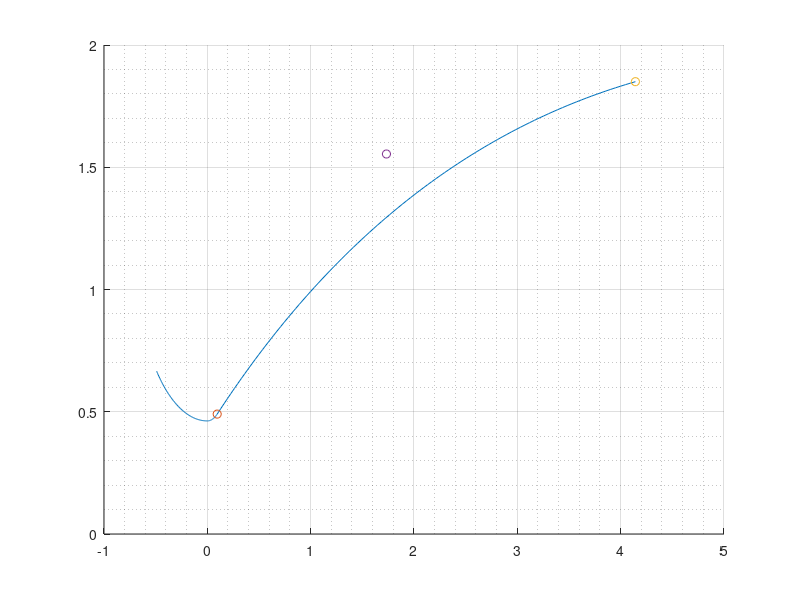
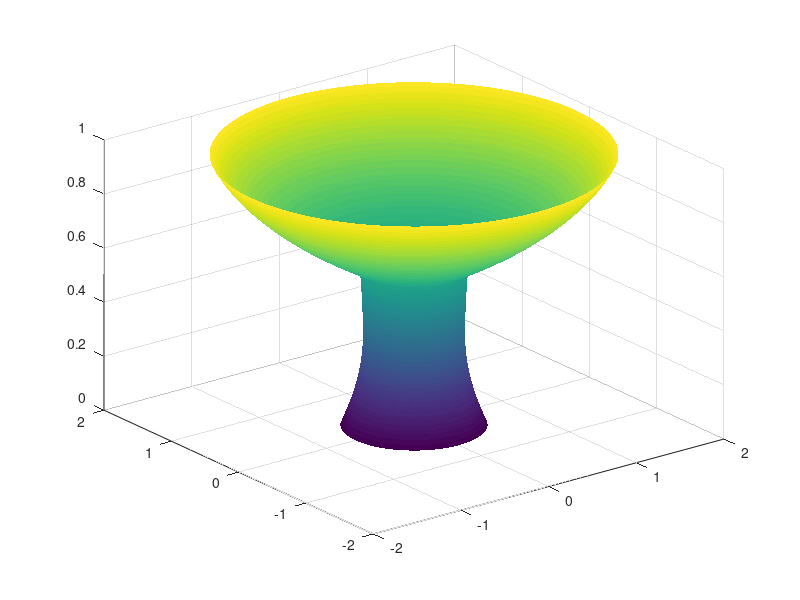
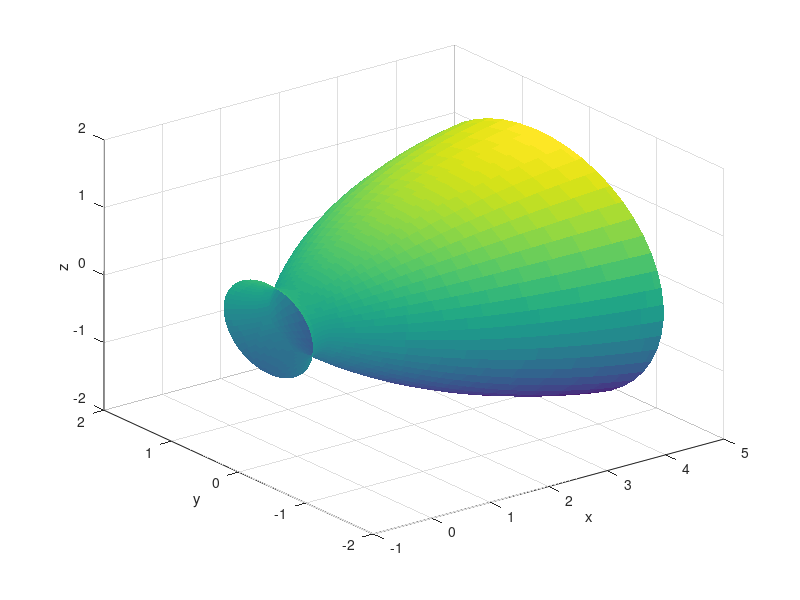

Source code (MATLAB) for these figures, in order:
clear
close all
clc

eps = 16; % expansion ratio of the nozzle
Rt = 0.4625;  % radius of the throat
theta_n = deg2rad(33);
theta_e = deg2rad(7);

Ln_cone = ((sqrt(eps) - 1) * Rt)/ (tan(deg2rad(15)));

Re = sqrt(eps)*Rt;

% 80% bell
Ln = 0.8*((sqrt(eps) - 1) * Rt)/ (tan(deg2rad(15)));

x = [];
y = [];

theta_i = [deg2rad(-135):0.01:deg2rad(-90)];
for i = 1:length(theta_i)
    x_i = 1.5*Rt*cos(theta_i(i));
    y_i = 1.5*Rt*sin(theta_i(i)) + 1.5*Rt + Rt;
    x = [x; x_i];
    y = [y; y_i];
end

theta_exit = [deg2rad(-90):0.01:deg2rad(33-90)];
for i = 1:length(theta_exit)
    x_i = 0.382*Rt*cos(theta_exit(i));
    y_i = 0.382*Rt*sin(theta_exit(i)) + 0.382*Rt + Rt;
    x = [x; x_i];
    y = [y; y_i];
end

Nx = x(end,1);
Ny = y(end,1);

Ex = Ln;
Ey = Re;

m1 = tan(theta_n);
m2 = tan(theta_e);
C1 = Ny - m1*Nx;
C2 = Ey - m2*Ex;

Qx = (C2-C1) / (m1-m2);
Qy = (m1*C2 - m2*C1) / (m1 - m2);

t = [0:0.01:1];
for i = 1:length(t)
    x_b = (1-t(i)).^2 * Nx + 2*(1-t(i))*t(i) * Qx + t(i).^2 * Ex;
    y_b = (1-t(i)).^2 * Ny + 2*(1-t(i))*t(i) * Qy + t(i).^2 * Ey;
    x = [x; x_b];
    y = [y; y_b];
end


figure
grid on;
grid minor;
hold on;
plot(x, y);
plot(Nx, Ny, 'o');
plot(Ex, Ey, 'o');
plot(Qx, Qy, 'o');

%% Plot 3D
figure
[X, Y, Z] = cylinder(y, 100);
surf(X, Y, Z, 'EdgeColor', 'none')

%%
N = length(x) - 1;

theta = linspace(0, 2*pi, 50);

X = zeros(length(theta), N+1);
Y = zeros(length(theta), N+1);
Z = zeros(length(theta), N+1);

for i = 1:length(theta)
    for j = 1:N+1
        X(i,j) = x(j);
        Y(i,j) = y(j)*cos(theta(i));
        Z(i,j) = y(j)*sin(theta(i));
    end
end

figure
surf(X,Y,Z,'EdgeColor','none');
xlabel('x');
ylabel('y');
zlabel('z');